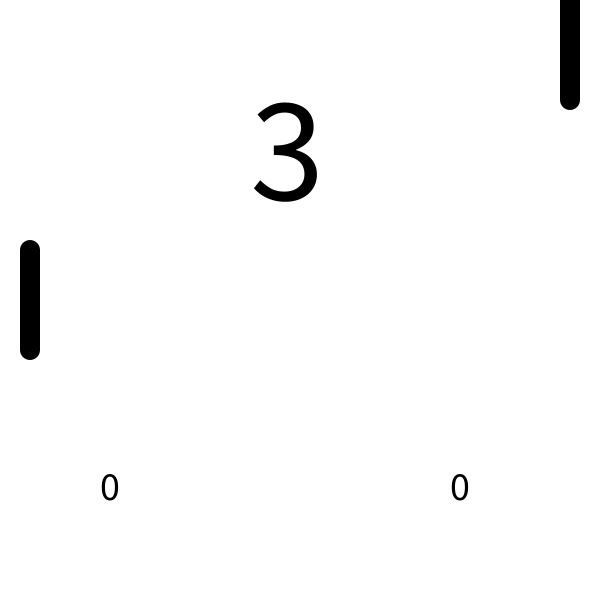
Frame 1 (no input)
Frame 60 (the mouse pressed at the canvas centre just before this capture): identical to frame 1, image omitted
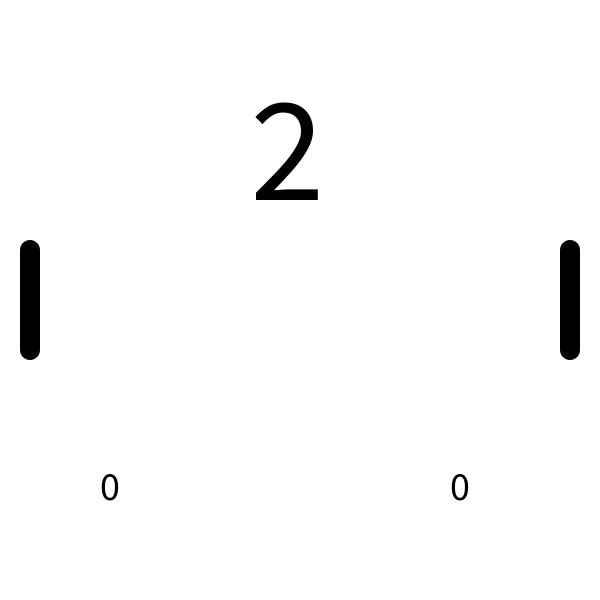
Frame 120 (the mouse held since frame 60 and released just before this capture)

The Processing sketch that drew these frames (run headless with seeded random() and noise(); from frame 60 on, the mouse is pressed at the canvas centre):

// Processing sketch: processing_17142
// ── processing_17142.pde

float x=-1000000;
float y=-1000000;
float sens;
float sens2;
float bary=250;
float bary2=250;
float V=1.8;
int j1;
int j2;
int time=0;
float al;

  
void setup() {
  j1=0;
  j2=0;
  sens =2;
  sens2 =2;
  size (600,600);

}

void draw() {
  noCursor();
  V=V+0.000001;
  bary2=mouseY-50;
  al=random(20);
  time=time+1;
  frameRate(200);
  x = x + sens;
  y = y + sens2;
  background(255);

  if (time<100) {
    fill(0);
    textSize (150);
    text ('3', 250,200);
  }
  if ((time<200)&&(time>100)) {
    fill(0);
    textSize (150);
    text ('2', 250,200);
  }
  if ((time<300)&&(time>200)) {
    fill(0);
    textSize (150);
    text ('1', 250,200);
  }
  if (time==350) {
    y=300;
    x=300;
  }
  if (y<=10) {
    sens2= 2*V;
  }
  if (y>=590) {
    sens2 = -2*V;
  }

  if ((x<40)&&(x>20)&&(y>bary)&&(y<bary+20)) {
    sens= V;
  }
  if ((x<40)&&(x>20)&&(y>bary+20)&&(y<bary+40)) {
    sens= 2*V;
  }
  if ((x<40)&&(x>20)&&(y>bary+40)&&(y<bary+60)) {
    sens= 3*V;
  }
  if ((x<40)&&(x>20)&&(y>bary+60)&&(y<bary+80)) {
    sens= 2*V;
  }
  if ((x<40)&&(x>20)&&(y>bary+80)&&(y<bary+100)) {
    sens= 1*V;
  }


  if ((x>560)&&(x<580)&&(y>bary2)&&(y<bary2+20)) {
    sens= -1*V;
  }
  if ((x>560)&&(x<580)&&(y>bary2+20)&&(y<bary2+40)) {
    sens= -2*V;
  }
  if ((x>560)&&(x<580)&&(y>bary2+40)&&(y<bary2+60)) {
    sens= -3*V;
  }
  if ((x>560)&&(x<580)&&(y>bary2+60)&&(y<bary2+80)) {
    sens= -2*V;
  }
  if ((x>560)&&(x<580)&&(y>bary2+80)&&(y<bary2+100)) {
    sens= -1*V;
  }

  if( bary<0) {
    bary=0;
  }
  if( bary>500) {
    bary=500;
  }

  if( bary2<0) {
    bary2=0;
  }
  if( bary2>500) {
    bary2=500;
  }

  if((x<0)&&(x>-1)) {
    j2=j2+1;
    time=0;
    V=1.8;
  }

  if((x>600)&&(x<601)) {
    j1=j1+1;
    time=0;
    V=1.8;
  }

  if(j1>20) {
    background(20);
    fill(255);
    textSize(30);
    text ("GAME OVER", 150,200);
    textSize(10);
    text ("(appuyez sur ESPACE pour recommencer)", 150,300);
  }
  if(j2>20) {
    background(0);
    fill(255);
    textSize(30);
    text ("GAGNÉ !", 150,200);
    textSize(10);
    text ("(appuyez sur ESPACE pour recommencer)", 150,300);
  }

  if (time>300) {
    if((x>0)&&(x<600)) {
      if((sens2>0)&&(bary+50<y)&&(al>15.7)) {
        bary=bary+13;
      }

      if((sens2<0)&&(bary+50>y)&&(al>15.7)) {
        bary=bary-13;
      }
    }
  }

  smooth();
  noStroke();
  fill(250,80,80);
  ellipse (x,y,20,20);

  fill(0);
  ellipse (30,bary,20,20);
  ellipse (30,bary+100,20,20);
  rect (20,bary,20,100);
  ellipse (570,bary2,20,20);
  ellipse (570,bary2+100,20,20);
  rect (560,bary2,20,100);

  fill(0);
  textSize(40);
  text (j1, 100,500);
  text (j2, 450,500);
}

void keyPressed() {
  if ((keyCode==' ')&&(j1>20)) {
    time=0;
    j1=0;
    j2=0;
    background (255);
  
  }
  if ((keyCode==' ')&&(j2>20)){
    time=0;
    j1=0;
    j2=0;
    background (255);
  }
  if ((keyCode==' ')&&(x<0)) {
    j2=j2+1;
    time=0;
  }
  if ((keyCode==' ')&&(x>600)) {
    j1=j1+1;
    time=0;
  }

}
                                                                                
